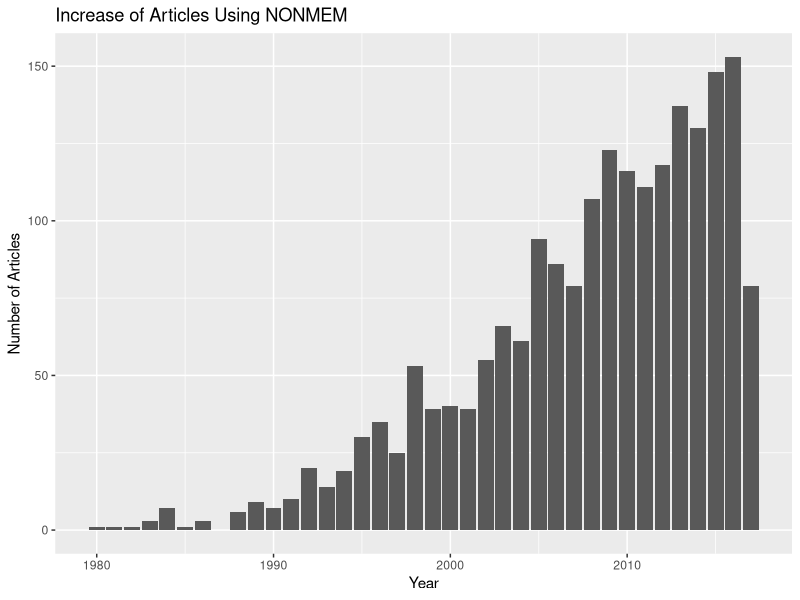

Reproduce this figure in R.
## ---- chunk 1
knitr::opts_chunk$set(fig.path='{{ site.url }}/images/pubmed-')
## ---- chunk 2
library(knitr)
library(ggplot2)
library(dplyr)
## ---- chunk 3
timeline <- read.csv("timeline.csv", skip = 1, stringsAsFactors = FALSE) %>% mutate(percentage = round(count/sum(count)*100, 2)) %>% arrange(year) %>% mutate(cum_percent = cumsum(percentage))
ggplot(data=timeline, aes(x=year, y=count)) +
    geom_bar(stat="identity") + guides(fill=FALSE) +
    xlab("Year") + ylab("Number of Articles") +
    ggtitle("Increase of Articles Using NONMEM")
## ---- chunk 4
knitr::kable(timeline, caption = "Raw data of the number of publications utilizing NONMEM.")
## ---- chunk 5
knitr::write_bib(file = "packages.bib")
